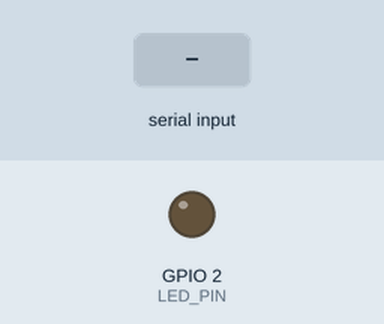
Recording of a sketch running on a simulated ESP32. Parts: output pins drawn as LEDs (lit = HIGH). The test bench sets the inputs (shaded band). What the sketch prints to the serial monitor is not drawn.

Above: at 1.2 s.
1.3 s: "GESTURE\n" received over the second serial link
Timing chart, 0 to 4.3 s (numbered marks = the images above; inputs shaded):
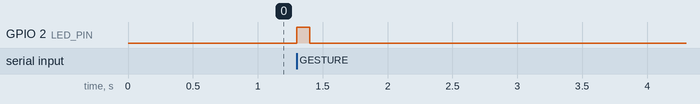

Measured:
- after the input at 1.3 s, GPIO 2 (LED_PIN): LOW → HIGH at once, → LOW 0.10 s later

The sketch:

aerolink_v031_bridge.ino
```cpp
/*
  AeroLink v0.31 ESP32 bridge
  Purpose: tiny trigger/status channel only.
  File data NEVER passes through the ESP32.

  Board: ESP32 DevKit V1 / ESP32-WROOM
  This sketch uses Serial2 for a simple physical trigger input/output.

  ESP32 #1:
    GPIO17 = TX2
    GPIO18 = RX2

  ESP32 #2:
    GPIO17 = TX2
    GPIO18 = RX2

  Cross-connect:
    #1 GPIO17 (TX2) -> #2 GPIO18 (RX2)
    #1 GPIO18 (RX2) <- #2 GPIO17 (TX2)
    GND -> GND

  Power both boards separately over USB.
*/

#include <Arduino.h>

HardwareSerial AeroSerial(2);

static const int TX2_PIN = 17;
static const int RX2_PIN = 18;
static const int LED_PIN = 2;

void setup() {
  pinMode(LED_PIN, OUTPUT);
  digitalWrite(LED_PIN, LOW);

  Serial.begin(115200);
  AeroSerial.begin(115200, SERIAL_8N1, RX2_PIN, TX2_PIN);

  Serial.println("AeroLink v0.31 bridge ready");
  Serial.println("TX2=GPIO17 RX2=GPIO18");
}

void loop() {
  while (AeroSerial.available()) {
    String msg = AeroSerial.readStringUntil('\n');
    msg.trim();

    if (msg == "GESTURE") {
      digitalWrite(LED_PIN, HIGH);
      Serial.println("GESTURE EVENT");
      delay(100);
      digitalWrite(LED_PIN, LOW);
    }
  }

  // Optional USB/serial test:
  // Send the word GESTURE from the serial monitor to create a trigger.
  if (Serial.available()) {
    String msg = Serial.readStringUntil('\n');
    msg.trim();
    if (msg == "GESTURE") {
      AeroSerial.println("GESTURE");
      digitalWrite(LED_PIN, HIGH);
      delay(100);
      digitalWrite(LED_PIN, LOW);
    }
  }
}
```
